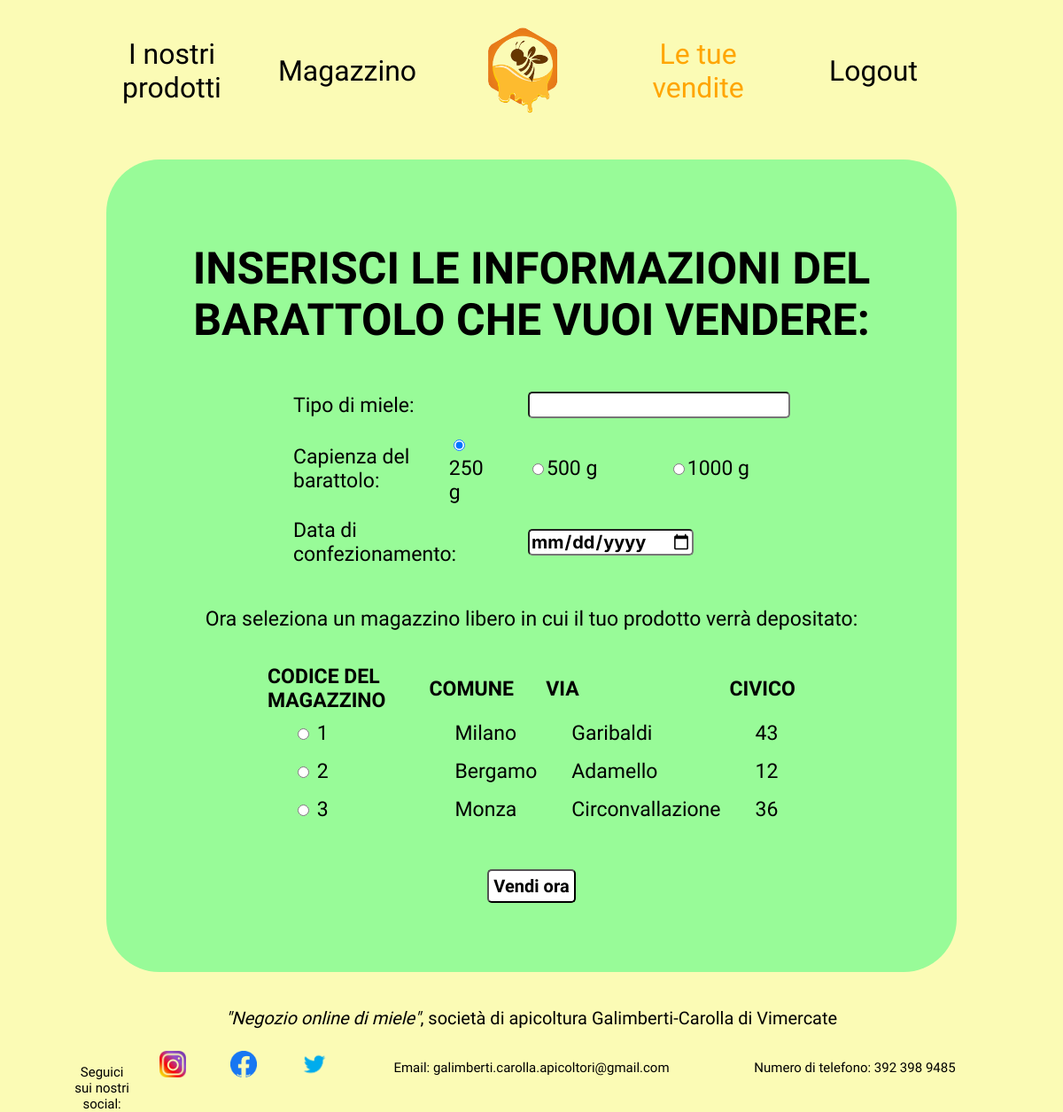
Page /pagine/vendite.php (signed in) on the committed database.
### tables this page shows
CREATE TABLE IF NOT EXISTS `magazzino` (
  `Citta` char(50) DEFAULT NULL,
  `Via` char(50) DEFAULT NULL,
  `Civico` int(11) DEFAULT NULL,
  `Superficie` int(11) DEFAULT NULL,
  `Capienza` int(11) DEFAULT NULL,
  `Codice_magazzino` int(11) NOT NULL AUTO_INCREMENT,
  PRIMARY KEY (`Codice_magazzino`)
);

### pagine/vendite.php (the view, shortened to what this page needs)
<?php
if (isset($_POST["Data_confezionamento"])) $Data_confezionamento = $_POST["Data_confezionamento"];
else $Data_confezionamento = "";
$db_servername = "localhost";
$db_name = "miele";
$db_username = "root";
$db_password = "";
$conn = new mysqli($db_servername, $db_username, $db_password, $db_name);
?>
<!DOCTYPE html>
<html lang="it">
<head>
    <link rel="stylesheet" href="../style.css">
    <link rel="stylesheet" href="https://cdnjs.cloudflare.com/ajax/libs/meyer-reset/2.0/reset.min.css" />
    <link rel="stylesheet" href="../style.css">
    <link rel="stylesheet" href="https://cdnjs.cloudflare.com/ajax/libs/flickity/2.2.1/flickity.min.css" />
</head>
<body class="footer_scuro">
    <div class="header">
        <ul class="header__menu">
            <li><a id="black" href="miele.php">I nostri prodotti</a></li>
            <li><a id="black" href="magazzino.php">Magazzino</a></li>
            <li class="header__img">
                <a href="home_cliente.php"><img src="../immagini/logo-removebg-preview.png" alt="Problemi nella visualizzazione del logo"></a>
            </li>
            <li><a id="active" href="vendite.php">Le tue vendite</a></li>
            <li><a id="black" href="logout.php">Logout</a> </li>
        </ul>
    </div>
    <div class="container__Intro__text reveal" id="backwhite2" style="background-color:palegreen; color:black;">
        <h1>INSERISCI LE INFORMAZIONI DEL BARATTOLO CHE VUOI VENDERE:</h1>
        <form action="vendite.php" method="post">
            <table class="tabella_input_2_colonne">
                <tr>
                    <td colspan="2">Tipo di miele: </td>
                    <td colspan="2"><input class="caselle" type="text" name="Miele" value=""></td>
                </tr>
                <tr>
                    <td>Capienza del barattolo: </td>
                    <td><input type="radio" name="Capienza" value="250" checked>250 g</td>
                    <td><input type="radio" name="Capienza" value="500">500 g</td>
                    <td><input type="radio" name="Capienza" value="1000">1000 g</td>
                </tr>
                <tr>
                    <td colspan="2">Data di confezionamento: </td>
                    <td colspan="2"><input class="caselle" type="date" name="Data_confezionamento" <?php echo "value = '$Data_confezionamento'" ?>></td>
                </tr>
                <tr>
                    <?php
                    echo "<table class='tabella_input_2_colonne'>";
                    echo "<p class='paddingaggiuntivo' id='cursive'> Ora seleziona un magazzino libero in cui il tuo prodotto verrà depositato: </p>";
                    echo "<tr>  <th>CODICE DEL MAGAZZINO</th> <th>COMUNE</th> <th>VIA</th> <th>CIVICO</th> </tr>";
                    $sql2 = " SELECT magazzino.Codice_magazzino, magazzino.Citta,  magazzino.Via, magazzino.Civico, COUNT(Codice_barattolo) AS Numero_barattoli, magazzino.Capienza
                            FROM magazzino JOIN barattolo ON barattolo.Codice_magazzino=magazzino.Codice_magazzino
                            GROUP BY magazzino.Codice_magazzino
                            HAVING Numero_barattoli < Capienza";
                    $ris2 = $conn->query($sql2) or die("<p>Query fallita!-$conn->error</p>");
                    foreach ($ris2 as $riga) {
                        $Codice_magazzino = $riga["Codice_magazzino"];
                        $Citta = $riga["Citta"];
                        $Via = $riga["Via"];
                        $Civico = $riga["Civico"];
                        echo "
                        <tr>
                            <td><input type='radio' name='Codice_magazzino' value='$Codice_magazzino'/> $Codice_magazzino</td>
                            <td>$Citta</td>
                            <td>$Via</td>
                            <td>$Civico</td>
                        </tr>
                    ";
                    };
                    echo "</table>";
                    ?>
                </tr>
            </table>
            <p><input class="caselle" id="accedi" type="submit" value="Vendi ora"></p>
        </form>
    </div>
    <?php
    include('footer.php');
    ?>
</body>
</html>

### style.css (style rules this page uses)
* { box-sizing: border-box; }
a { text-decoration: none ; color: #000; }
body { min-height: 100%; height:auto; margin: 0; background-repeat: no-repeat; background-attachment: fixed; font-size: 16px; background-color: white; background-size: cover; background-color: rgba(246, 246, 85, 0.43); }
.header { height: auto; width: 100%; display: flex; position: fixed; margin: 0 auto; top: 0; z-index: 100; padding: 20px; justify-content: center; }
.header__menu { width: 100%; list-style: none; margin: auto; align-items: center; vertical-align: middle; padding: 0px; text-align: center; padding-left: 0px; }
.header__menu li { width: 15%; display: inline-block; position: relative; margin-right: 20px; vertical-align: middle; font-family: 'Lobster',cursive; font-size:xx-large; }
.header__menu li a { color: white; }
#active { color: orange; }
.header__img { width: 50px; height: 120px; }
.header__img img { width: 100%; height: 100%; object-fit: contain; }
#backwhite2 { background-color: rgba(250, 159, 40, 0.904); width: 80%; margin-left: 10%; margin-right: 10%; border-radius: 60px; margin-bottom: 40px; padding:50px; height: auto; }
.container__Intro__text { width: 70%; align-content: center; z-index: 10; margin-top: 180px; margin-left: 15%; margin-right: 15%; color: white; }
.container__Intro__text h1 { width: 100%; font-family: 'Lobster',cursive; font-size:xx-large; text-align: center; font-size: 50px; padding: 10px; }
.container__Intro__text p { width: 100%; z-index: 10; padding: 10px; text-align: center; font-size: 23px; padding: 5px; }
.caselle { border-radius: 5px; font-family: 'Inter', sans-serif; font-weight: bold; font-size: 20px; }
#accedi { margin-top: 10px; background-color: white; font-family: 'Lobster',cursive; padding: 5px; }
#black { color: black; }
.paddingaggiuntivo { padding:7px; }
.tabella_input_2_colonne { text-align: left; width: 70%; margin-right: 15%; margin-left: 15%; margin-top: 30px; margin-bottom:30px; font-family: 'Lobster',cursive; font-size:23px; }
.tabella_input_2_colonne td { padding:7px; padding-left: 30px; }
#cursive { font-family: 'Lobster',cursive; }

### rows in the picture
magazzino: Codice_magazzino "1", Citta "Milano", Via "Garibaldi", Civico "43"
magazzino: Codice_magazzino "2", Citta "Bergamo", Via "Adamello", Civico "12"
magazzino: Codice_magazzino "3", Citta "Monza", Via "Circonvallazione", Civico "36"
